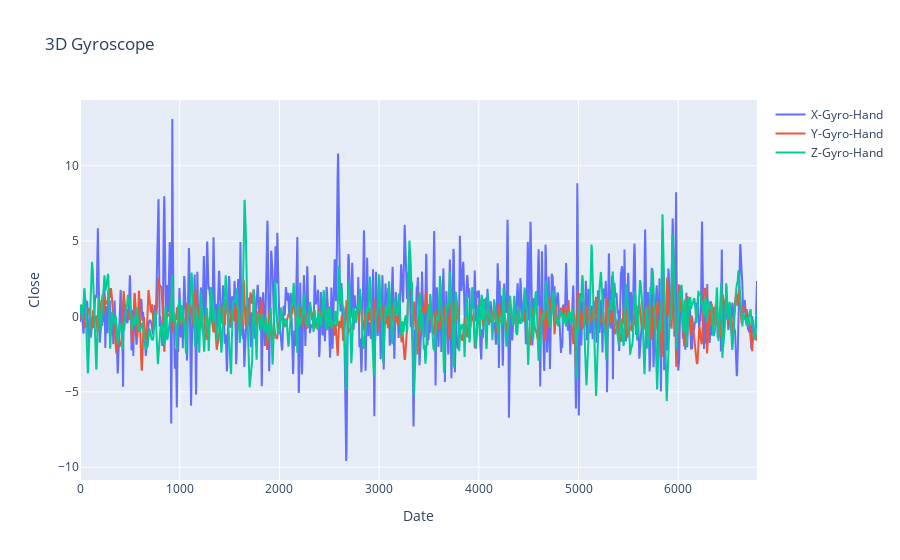

Notebook cell for this chart:
### Code cell
df = data_df
fig = go.Figure()
fig.add_trace(go.Scatter(x=df["time-step"], y=df["x-gyro-hand"], name="X-Gyro-Hand", mode="lines"))
fig.add_trace(go.Scatter(x=df["time-step"], y=df["y-gyro-hand"], name="Y-Gyro-Hand", mode="lines"))
fig.add_trace(go.Scatter(x=df["time-step"], y=df["z-gyro-hand"], name="Z-Gyro-Hand", mode="lines"))
fig.update_layout(
    title="3D Gyroscope", xaxis_title="Date", yaxis_title="Close"
)
fig.show()

### Figure 1 — Plotly figure (JSON) as saved in the notebook; plotly's stock layout.template omitted (floating-point values rounded to 4 significant figures; data arrays with more than 128 entries replaced by an {"elided": "..."} marker saying what was removed)
{"data": [{"mode": "lines", "name": "X-Gyro-Hand", "type": "scatter", "x": {"elided": "6791 int values"}, "y": {"elided": "6791 float values"}}, {"mode": "lines", "name": "Y-Gyro-Hand", "type": "scatter", "x": {"elided": "6791 int values"}, "y": {"elided": "6791 float values"}}, {"mode": "lines", "name": "Z-Gyro-Hand", "type": "scatter", "x": {"elided": "6791 int values"}, "y": {"elided": "6791 float values"}}], "layout": {"title": {"text": "3D Gyroscope"}, "xaxis": {"title": {"text": "Date"}}, "yaxis": {"title": {"text": "Close"}}}}
